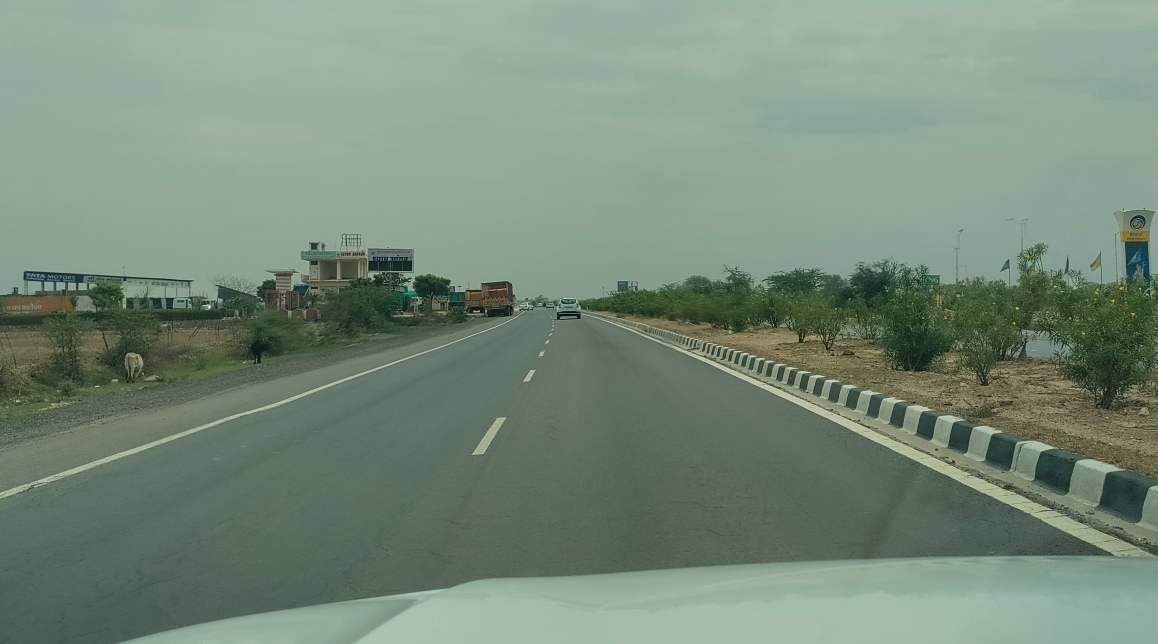
#> input picture TonkRoad.jpg, 3472 x 1931 px, found by its file name (shown at 1/3 size)
$ python 'tonk road.py'
#> lines starting #> are read from the running program, lines starting #| are printed output that depends on the picture; after the words box and inside, x2 and y2 are one past the last pixel; in counts of white or black regions, pixels touching at a corner belong together
import cv2
import numpy as np
import matplotlib.pyplot as plt

# Step 1) Load image
img = cv2.imread(r"F:\M.tech\internship\road-lane-detection-master\Data\TonkRoad.jpg")
#> img is the input picture: shape (1931, 3472, 3); mean B, G, R 122.5, 138.6, 119.5
img = cv2.cvtColor(img, cv2.COLOR_BGR2RGB)

# Step 2) Preprocessing
gray_img = cv2.cvtColor(img, cv2.COLOR_RGB2GRAY)
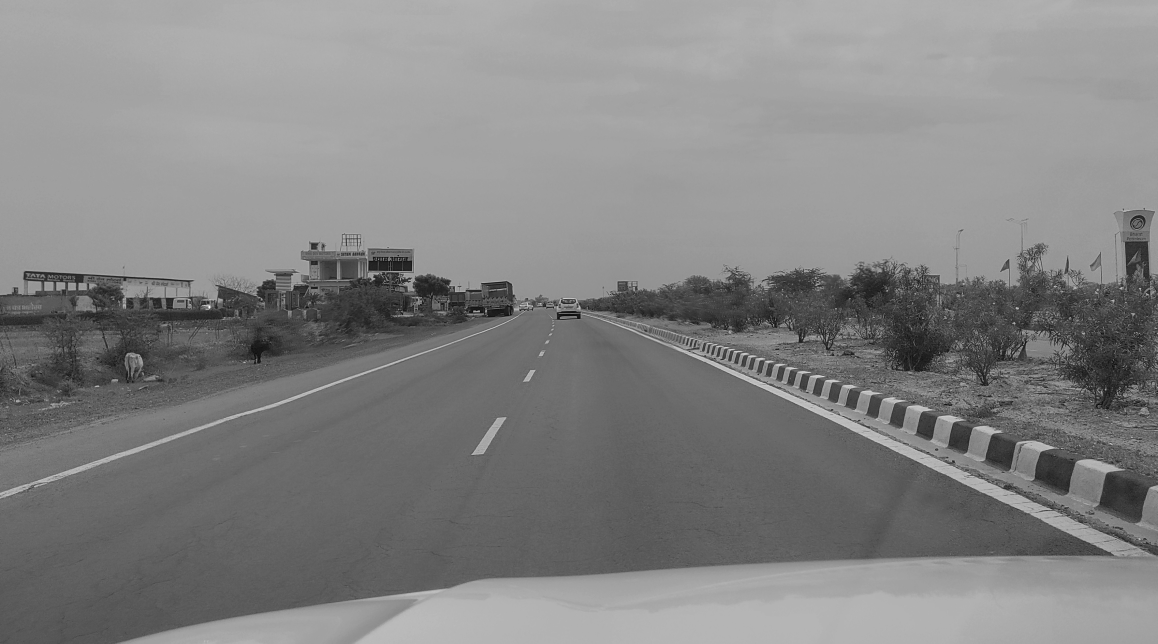
#> gray_img: shape (1931, 3472) (shown at 1/3 size); min 1, max 254, mean 131.1
gray_img = cv2.GaussianBlur(gray_img, (5, 5), 0)

# Step 3) Canny Edge Detection
canny = cv2.Canny(gray_img, 50, 150)
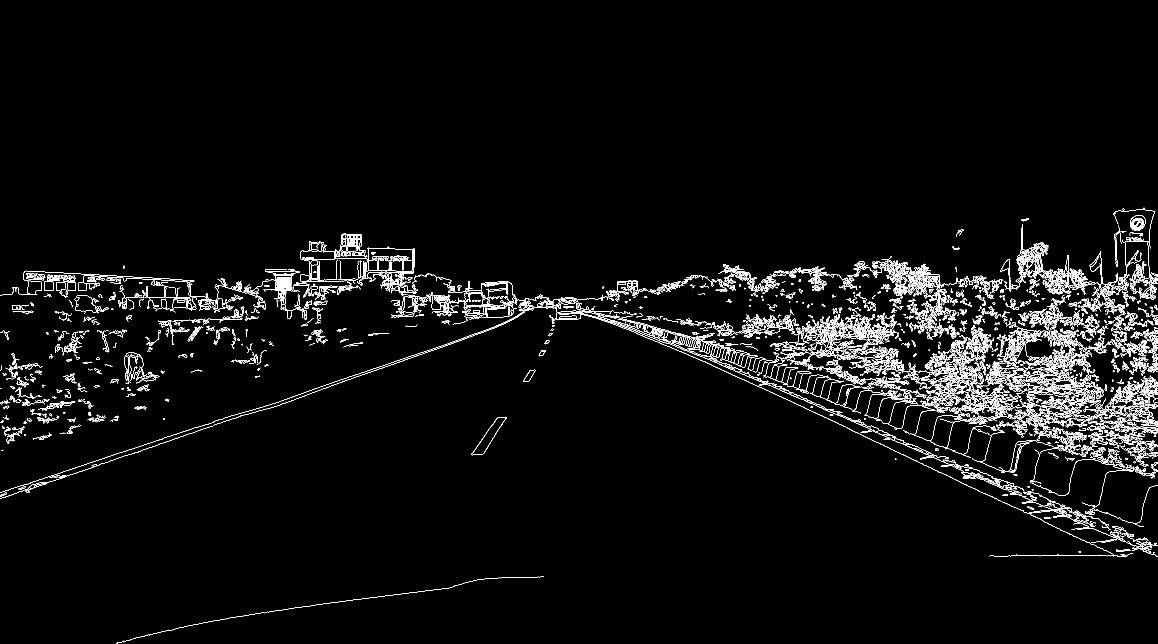
#> canny: shape (1931, 3472) (shown at 1/3 size); 2.5% white in thin lines or dots, all inside (x1, y1, x2, y2) = (0, 623, 3472, 1931)

# Step 4) Define ROI Vertices
roi_vertices = np.array([[(100, img.shape[0]), (550, 250), (800, 250), (img.shape[1], img.shape[0])]], dtype=np.int32)

# Step 5) Define ROI function
def roi(image, vertices):
    mask = np.zeros_like(image)
    mask_color = 255
    cv2.fillPoly(mask, vertices, mask_color)
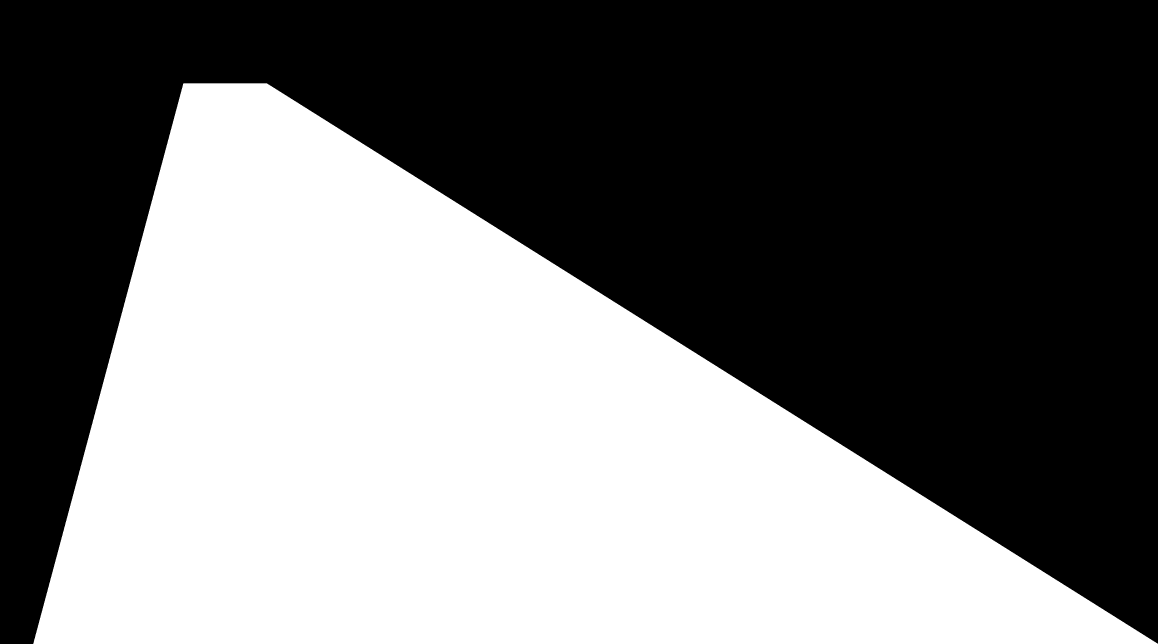
#> mask: shape (1931, 3472) (shown at 1/3 size); 45.4% white; 1 white region, box (x1, y1, x2, y2) and area: (100, 250, 3472, 1931) 3045642
    masked_img = cv2.bitwise_and(image, mask)
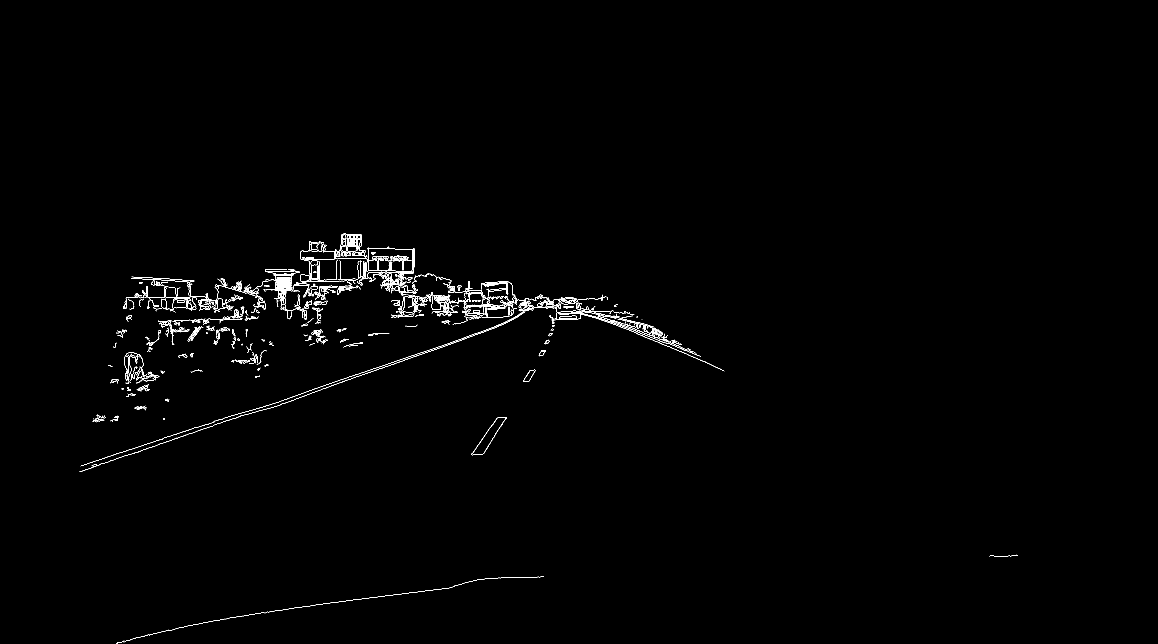
#> masked_img: shape (1931, 3472) (shown at 1/3 size); 0.53% white in thin lines or dots, all inside (x1, y1, x2, y2) = (238, 700, 3054, 1931)
    return masked_img

# Step 6) ROI Image
roi_image = roi(canny, roi_vertices)

# Step 7) Apply Hough Lines P Method on ROI Image
lines = cv2.HoughLinesP(roi_image, rho=1, theta=np.pi/180, threshold=50, minLineLength=100, maxLineGap=5)
#> lines = 18 rows, first 6: [1055, 1135, 1352, 1032], [510, 1321, 737, 1243], [863, 1195, 972, 1157], [1001, 1807, 1347, 1764], [393, 835, 514, 841], [447, 833, 561, 840]

# Step 8) Draw Hough lines
def draw_lines(image, hough_lines):
    if hough_lines is not None:
        for line in hough_lines:
            x1, y1, x2, y2 = line[0]
            cv2.line(image, (x1, y1), (x2, y2), (255, 0, 0), 2)
#> this loop made 18 passes
#> (x1, y1, x2, y2) on passes 1 to 12: (1055, 1135, 1352, 1032), (510, 1321, 737, 1243), (863, 1195, 972, 1157), (1001, 1807, 1347, 1764), (393, 835, 514, 841), (447, 833, 561, 840), (1822, 946, 1932, 971), (1995, 1035, 2134, 1094), (1303, 1045, 1486, 979), (934, 1179, 1047, 1138), (242, 1398, 365, 1356), (1414, 1363, 1490, 1254)
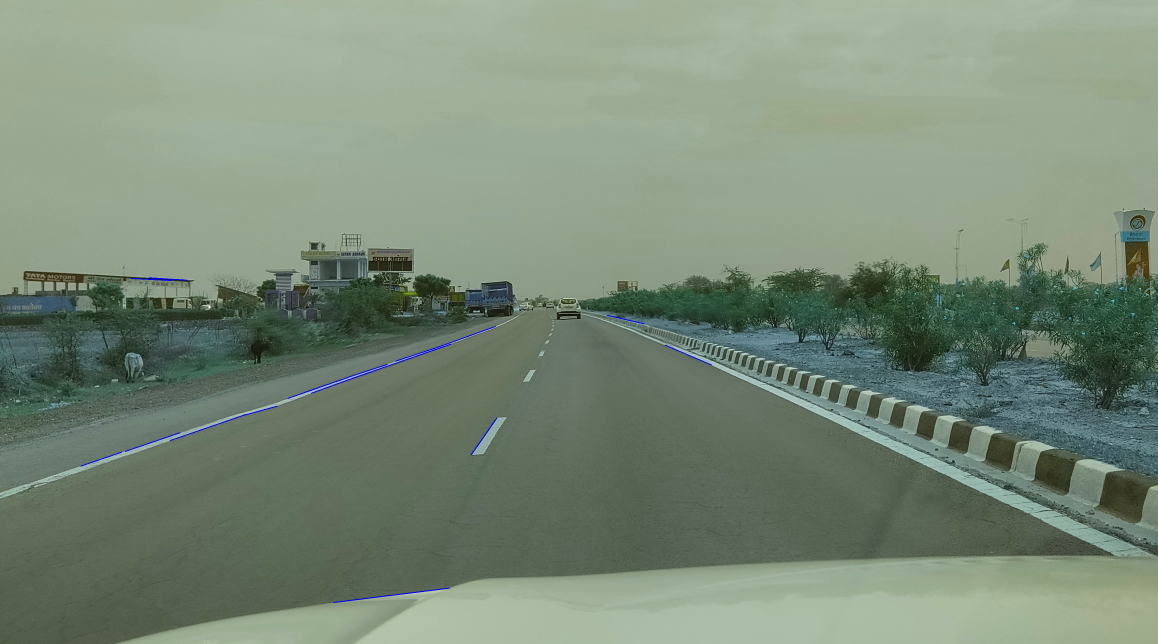
#> image: shape (1931, 3472, 3) (shown at 1/3 size); mean of channels 0, 1, 2 119.6, 138.5, 122.4; drawn as B, G, R
    return image

final_img = draw_lines(np.copy(img), lines)  # Result

plt.imshow(final_img)
plt.xticks([])
plt.yticks([])
plt.show()

$ run again, with test_img.jpg copied over TonkRoad.jpg
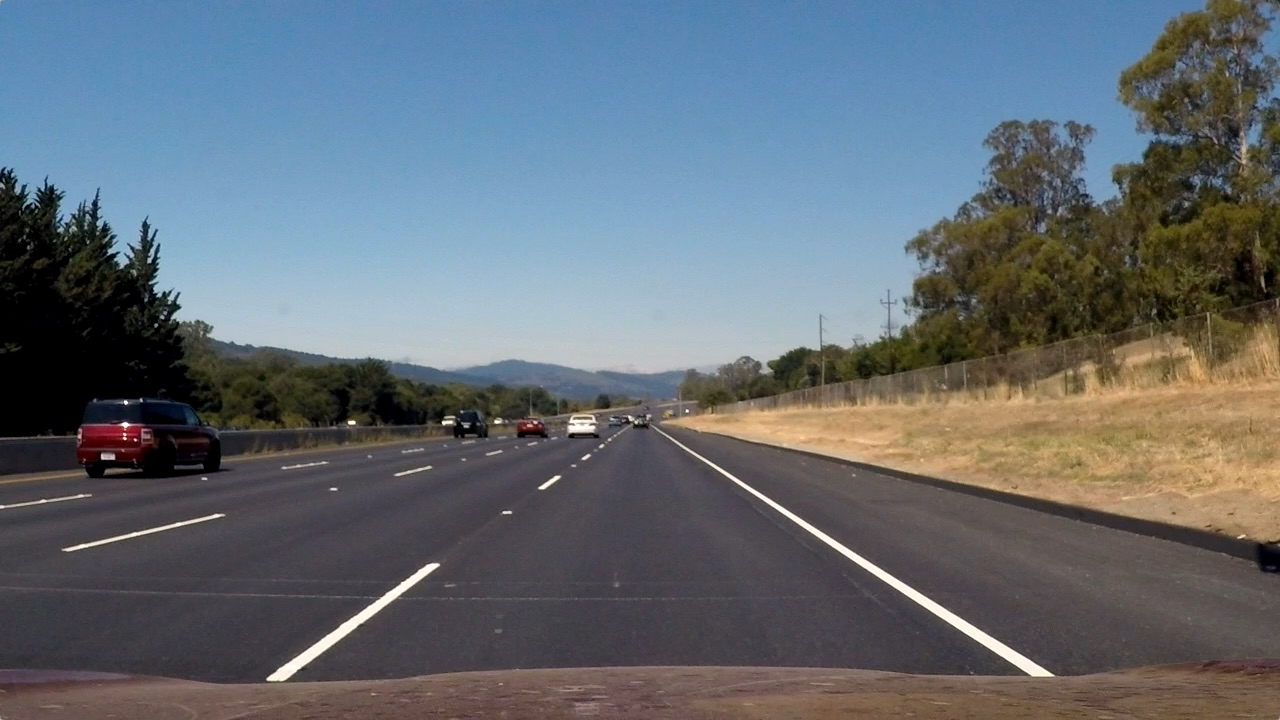
#> input picture test_img.jpg, 1280 x 720 px, found by its file name
#> img is the input picture: shape (720, 1280, 3); mean B, G, R 115.1, 107.7, 99.4
#> `canny = cv2.Canny(gray_img, 50, 150)`:
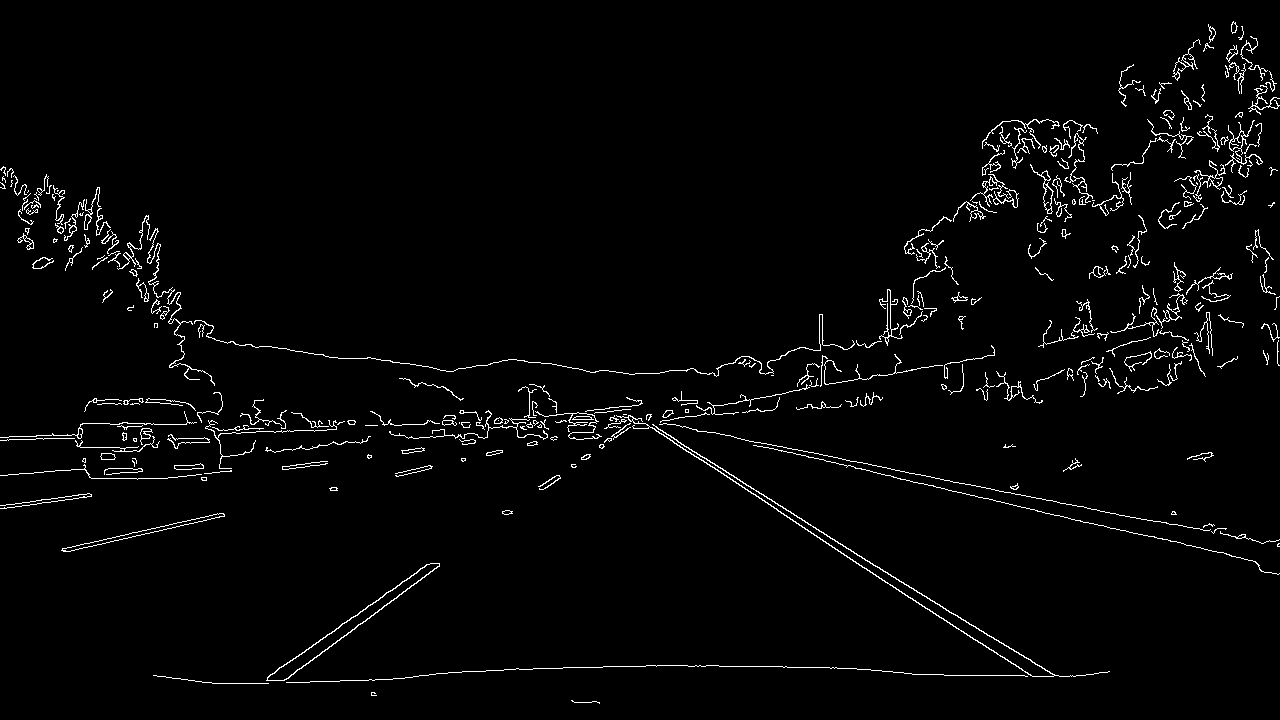
#> canny: shape (720, 1280); 2.4% white in thin lines or dots
#> mask: shape (720, 1280); 36.5% white; 1 white region, box (x1, y1, x2, y2) and area: (100, 250, 1280, 720) 336290
#> masked_img: shape (720, 1280); 0.78% white in thin lines or dots, all inside (x1, y1, x2, y2) = (153, 314, 1110, 704)
#> lines = 15 rows, first 6: [657, 428, 1014, 651], [778, 511, 1032, 676], [267, 677, 417, 572], [268, 676, 428, 564], [854, 467, 1041, 511], [644, 423, 831, 545]
#> the loop in draw_lines, `for line in hough_lines:` made 15 passes
#> after the loop in draw_lines, `for line in hough_lines:`:
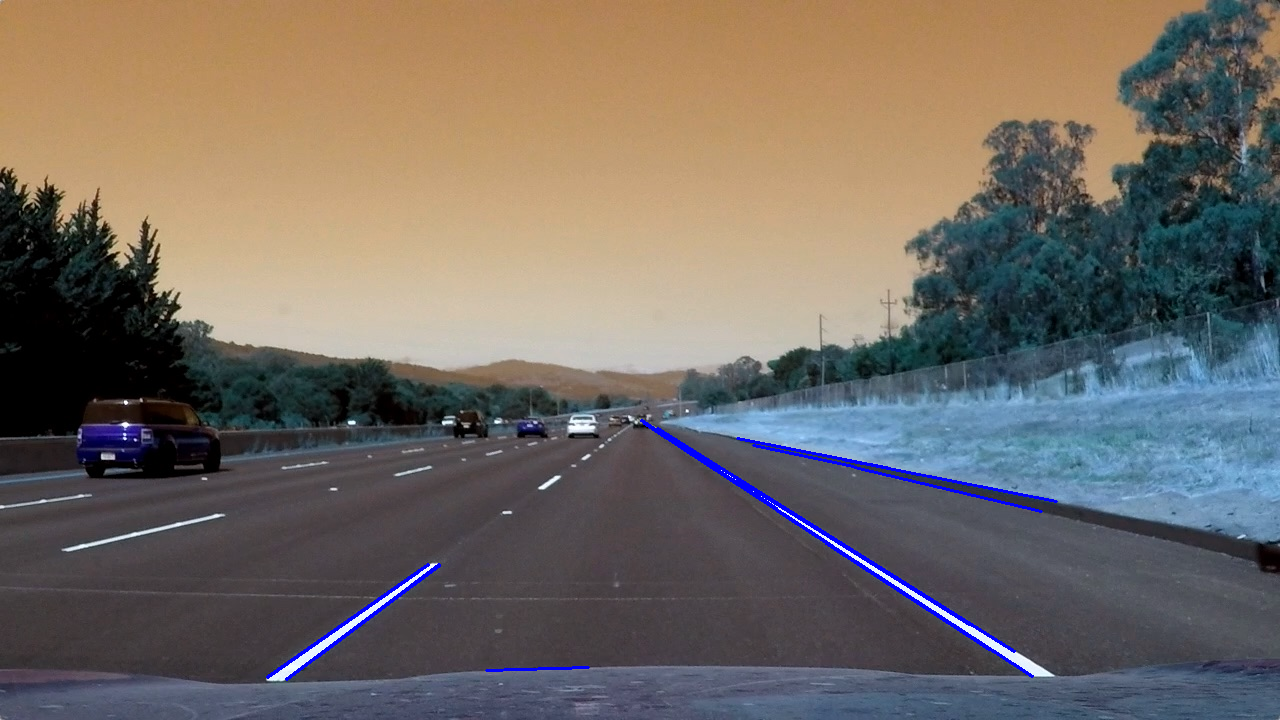
#> image: shape (720, 1280, 3); mean of channels 0, 1, 2 100.2, 106.6, 114.1; drawn as B, G, R
